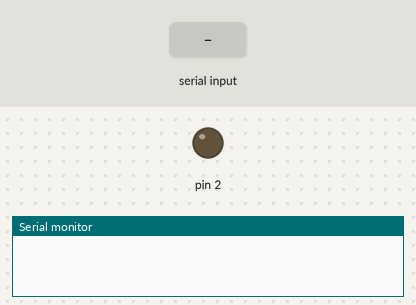
Simulated run of this sketch. Board: Arduino Uno, built with avr-gcc and run on an emulated ATmega328P. On the bench: output pins drawn as LEDs (lit = HIGH), the last lines printed to the serial monitor. The test bench sets the inputs (shaded band).

Above: at 1.2 s.
1.3 s: "90,45,200\n" received over Serial
At 2.4 s:
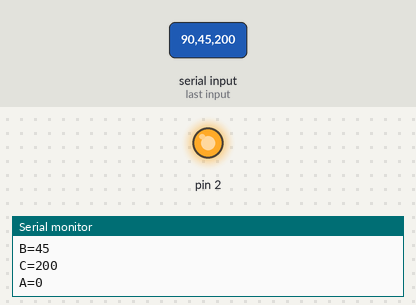
2.8 s: "90,45\n" received over Serial
At 3.4 s:
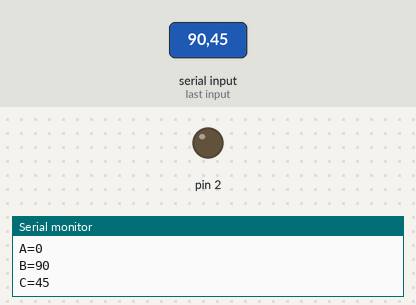
Timing chart, 0 to 7.3 s (numbered marks = the images above; inputs shaded):
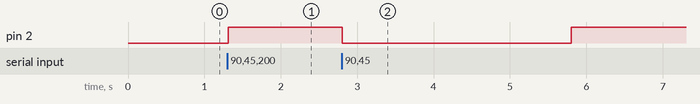

The sketch:

nandSoftwareInputProcess.ino
```cpp
// C++ code
//
void setup()
{
  pinMode(2, OUTPUT);
  Serial.begin(9600);
}

void loop()
{
  if (Serial.available()>0) {
    int A=Serial.parseInt();
    Serial.print("A=");
    Serial.println(A);
    int B=Serial.parseInt();
    Serial.print("B=");
    Serial.println(B);
    int C=Serial.parseInt();
    Serial.print("C=");
    Serial.println(C);
    digitalWrite(2,!(!(A&B)&C));
    Serial.println();
  }
}
```

Measured:
- after the input at 1.3 s, pin 2: LOW → HIGH at once
- after the input at 2.8 s, pin 2: HIGH → LOW at once, → HIGH 3.0 s later
